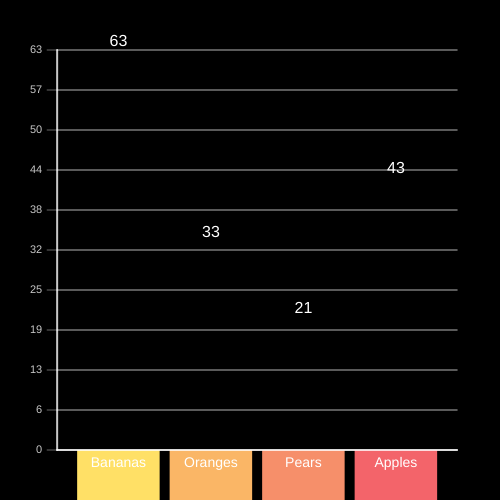
Frame 1 (no input)
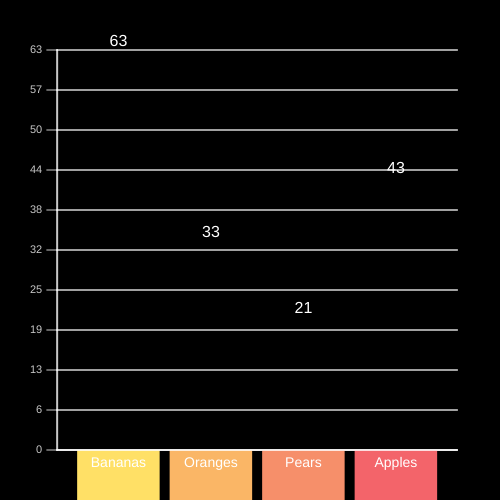
Frame 60 (no input)
Frame 120 (the mouse pressed at the canvas centre since frame 60): identical to frame 60, image omitted

The p5.js sketch that drew these frames (run headless with seeded random() and noise() and a simulated clock; from frame 60 on, the mouse is pressed at the canvas centre):

// p5.js sketch
// ── sketch.js
let data = [
    {name: "Bananas", total: 63}, 
    {name: "Oranges", total: 33},
    {name: "Pears", total: 21}, 
    {name: "Apples", total: 43}
];

let listValues = data.map(function(x) {return x.total})

let chartWidth = 400;
let chartHeight = 400;
let spacing = 10;
let margin = 20;
let numTicks = 10;
let posX = chartWidth/7;
let posY = 450;
let tickIncrements;
let maxValue;
let numPlaces = 0;

let showValues = true;
let showLabels = true;
let rotateLabels = false;
let showTicks = true;

let colors;


let tickSpacing = chartHeight / numTicks; //space between ticks on  the left 
let availableWidth = chartWidth - (margin * 2) - (spacing * (data.length - 1)); //available space for bars
let barWidth = availableWidth / data.length; //bar width

function setup() {
    createCanvas(500,500);
    background(0);

    colors = [
        color('#ffe066'), 
        color('#fab666'), 
        color('#f68f6a'), 
        color('#f3646a')
    ];

    maxValue = max(listValues);
    tickIncrements = maxValue / numTicks;
}

function scaleData(num){
    return map(num, 0, maxValue, 0, chartHeight);
}

function draw() {
    background(0);

    translate(posX, posY);
    //chart
    
    if(showTicks){
        drawTicks();
    }
    drawHorizontal();
    drawRects();
    drawAxis();
    
}
function drawAxis(){
    stroke(255, 200);
    strokeWeight(2);
    line(0, 0, 0, -chartHeight); //y
    line(0, 0, chartWidth, 0); //x
}

function drawTicks() {
    for (let i = 0; i <= numTicks; i++) {
      //ticks
      stroke(255, 100);
      line(0, tickSpacing * -i, -10, tickSpacing * -i);
  
      //ticks
      stroke(255, 100);
      line(0, tickSpacing * -i, chartWidth, tickSpacing * -i);
  
      //numbers (text)
      fill(255, 200);
      noStroke();
      textSize(11);
      textAlign(RIGHT, CENTER);
      text((i * tickIncrements).toFixed(numPlaces), -15, tickSpacing * -i);
    }
  }

function drawHorizontal() {
    for (let i = 0; i <= numTicks; i++) {
      //ticks
      stroke(255, 100);
      line(0, tickSpacing * -i, chartWidth, tickSpacing * -i);
    }
  }

  function drawRects() {
    push();
    translate(margin, 0);
    for (let i = 0; i < data.length; i++) {
      //Modules is the remainder.
      //It will iterate though the colors and start from the beginning
      let colorNumb = i % 4;
  
      //bars
      fill(colors[colorNumb]);
      noStroke();
      rect((barWidth + spacing) * i, 0, barWidth, scaleData(-data[i].total));
  
      //Bar Value
      if (showValues) {
        noStroke();
        fill(255);
        textSize(16);
        textAlign(CENTER, BOTTOM);
        text(
          data[i].total,
          (barWidth + spacing) * i + barWidth / 2,
          scaleData(-data[i].total)
        );
      }
  
      //Bar Label
      if (showLabels) {
        if (rotateLabels) {
          push();
          noStroke();
          fill(255);
          textSize(16);
          textAlign(LEFT, CENTER);
          translate((barWidth + spacing) * i + barWidth / 2, 10);
          rotate(PI / 2);
          text(data[i].name, 0, 0);
          pop();
        } else {
          noStroke();
          fill(255);
          textSize(14);
          textAlign(CENTER, BOTTOM);
          text(data[i].name, (barWidth + spacing) * i + barWidth / 2, 20);
        }
      }
    }
    pop();
  }
// ── BarChart.js
class BarChart{
    constructor(_data){
        this.data = _data;
        this.chartWidth = 300;
        this.chartHeight = 300;
        this.spacing = 10;
        this.margin = 20;
        this.numTicks = 10;
        this.posX = chartWidth/7;
        this.posY = 450;
        this.tickIncrements;
        this.maxValue;
        this.numPlaces = 0;

        this.showValues = true;
        this.showLabels = true;
        this.rotateLabels = false;

        this.colors = colors = [
                                color('#ffe066'), 
                                color('#fab666'), 
                                color('#f68f6a'), 
                                color('#f3646a')
                            ];
                            
        this.calaculateMaxValue();
        this.updateValues();

    }

    updateValues() {
        this.tickSpacing = this.chartHeight / this.numTicks; //space between ticks on  the left 
        this.availableWidth = this.chartWidth - (this.margin * 2) - (this.spacing * (this.data.length - 1)); //available space for bars
        this.barWidth = this.availableWidth / this.data.length; //bar width
    }

    calaculateMaxValue() {
        let listValues = this.data.map(function(x) {return x.total })
        this.maxValue = max(listValues);
        this.tickIncrements = this.maxValue / this.numTicks;
    }

    render(){
        background(0);

        translate(posX, posY);
        //chart
        this.drawTicks();
        this.drawHorizontal();
        this.drawRects();
        this.drawAxis();
    }

    drawAxis(){
        stroke(255, 200);
        strokeWeight(2);
        line(0, 0, 0, -this.chartHeight); //y
        line(0, 0, this.chartWidth, 0); //x
    }
    
    drawTicks() {
        for (let i = 0; i <= this.numTicks; i++) {
          //ticks
          stroke(255, 100);
          line(0, this.tickSpacing * -i, -10, this.tickSpacing * -i);
      
          //ticks
          stroke(255, 100);
          line(0, this.tickSpacing * -i, this.chartWidth, this.tickSpacing * -i);
      
          //numbers (text)
          fill(255, 200);
          noStroke();
          textSize(11);
          textAlign(RIGHT, CENTER);
          text((i * this.tickIncrements).toFixed(this.numPlaces), -15, this.tickSpacing * -i);
        }
      }
    
    drawHorizontal() {
        for (let i = 0; i <= this.numTicks; i++) {
          //ticks
          stroke(255, 100);
          line(0, this.tickSpacing * -i, this.chartWidth, this.tickSpacing * -i);
        }
      }
    
      drawRects() {
        push();
        translate(this.margin, 0);
        for (let i = 0; i < this.data.length; i++) {
          //Modules is the remainder.
          //It will iterate though the colors and start from the beginning
          let colorNumb = i % 4;
      
          //bars
          fill(colors[colorNumb]);
          noStroke();
          rect((this.barWidth + this.spacing) * i, 0, this.barWidth, this.scaleData(-data[i].total));
      
          //Bar Value
          if (showValues) {
            noStroke();
            fill(255);
            textSize(16);
            textAlign(CENTER, BOTTOM);
            text(
              this.data[i].total,
              (barWidth + spacing) * i + barWidth / 2,
              this.scaleData(-this.data[i].total)
            );
          }
      
          //Bar Label
          if (showLabels) {
            if (rotateLabels) {
              push();
              noStroke();
              fill(255);
              textSize(16);
              textAlign(LEFT, CENTER);
              translate((this.barWidth + this.spacing) * i + this.barWidth / 2, 10);
              rotate(PI / 2);
              text(this.data[i].name, 0, 0);
              pop();
            } else {
              noStroke();
              fill(255);
              textSize(14);
              textAlign(CENTER, BOTTOM);
              text(this.data[i].name, (this.barWidth + this.spacing) * i + this.barWidth / 2, 20);
            }
          }
        }
        pop();
      }
}


// ── test.js
class dataObject {
    constructor(_title, _num, _price) {
        this.name = _title;
        this.total = _num;
        this.price = _price;

        this.totalPrice = this.calculateTotal()
    }

    calculateTotal(){
        this.totalPrice = this.total * this.price
        return this.total * this.price;
    }
}
